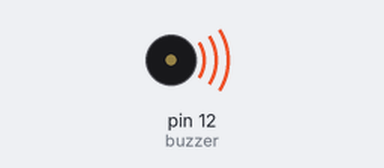
A sketch run on a simulated Arduino Uno, built with avr-gcc and run on an emulated ATmega328P. On the bench: buzzer (waves = sounding).

Above: at 0.1 s.
Timing chart, 0 to 40.0 s (numbered marks = the images above):
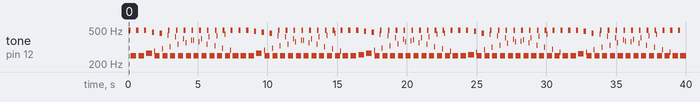

Measured:
- by itself, tone on pin 12 (buzzer): plays 496 Hz for 0.16 s, 249 Hz for 0.40 s, 496 Hz for 0.16 s, 249 Hz for 0.40 s, 496 Hz for 0.16 s, 268 Hz for 0.40 s … (240 notes in this stretch)

The sketch:

active_Buzzer.ino
```cpp
/*
 * Electronic buzzers are DC-powered and equipped with an integrated circuit.
 * They are widely used in computers, printers, photocopiers, alarms, electronic toys, automotive electronic devices, telephones, timers and other electronic products
 * for voice devices. Buzzers can be categorized as active and passive ones. Turn the pins of two buzzers face up.
 * The one with a green circuit board is a passive buzzer, while the other enclosed with a black tape is an active one.
The difference between the two is that an active buzzer has a built-in oscillating source, so it will generate a sound when electrified.
A passive buzzer does not have such a source so it will not tweet if DC signals are used; instead, you need to use square waves whose frequency is between 2K and 5K to drive it.
The active buzzer is often more expensive than the passive one because of multiple built-in oscillating circuits.
 */
int buzzer = 12;//the pin of the active buzzer
void setup()
{
 pinMode(buzzer,OUTPUT);//initialize the buzzer pin as an output
}
void loop()
{
 unsigned char i;
 while(1)
 {
   //output an frequency
   for(i=0;i<80;i++)
   {
    digitalWrite(buzzer,HIGH);
    delay(1);//wait for 1ms
    digitalWrite(buzzer,LOW);
    delay(1);//wait for 1ms
    }
    //output another frequency
     for(i=0;i<100;i++)
      {
        digitalWrite(buzzer,HIGH);
        delay(2);//wait for 2ms
        digitalWrite(buzzer,LOW);
        delay(2);//wait for 2ms
      }
  }
}
```
